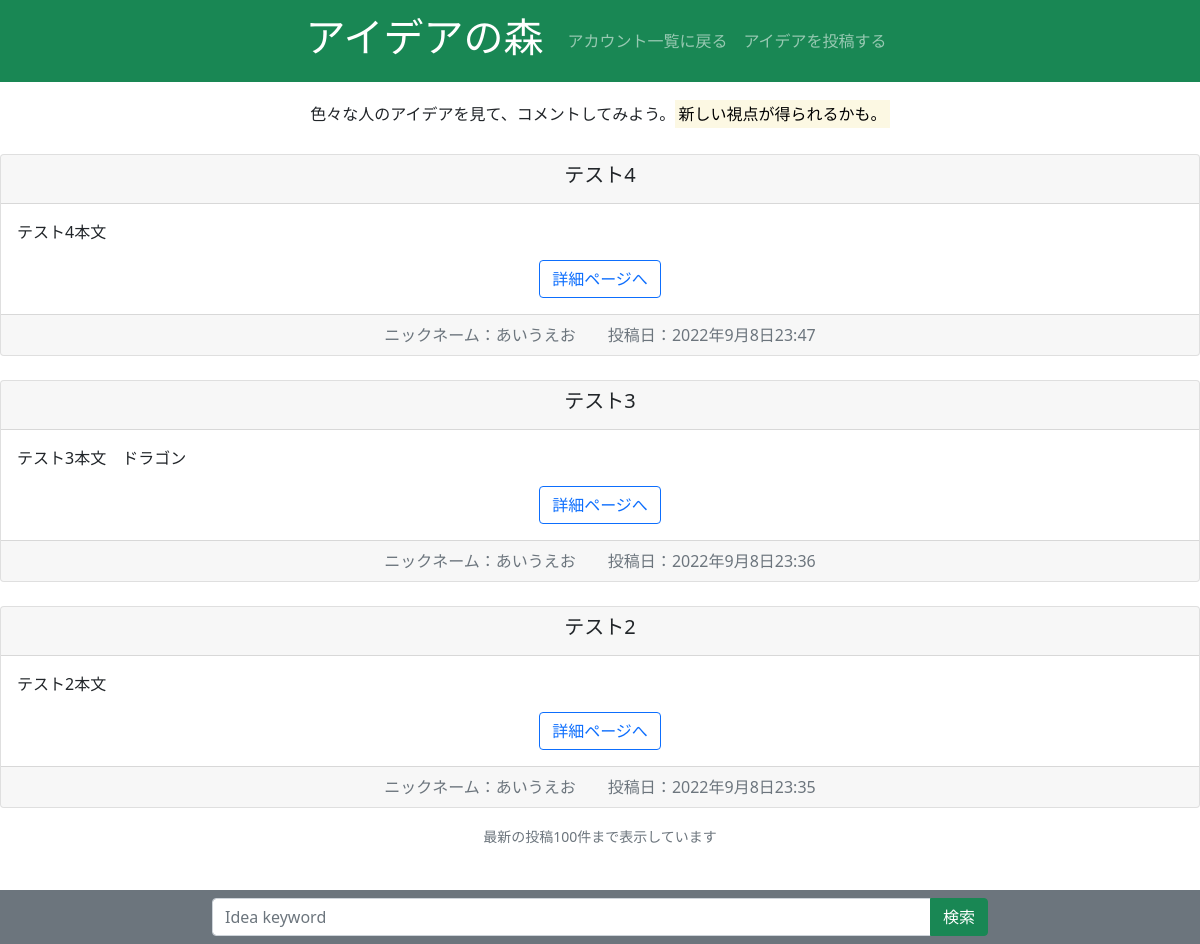
Page /idea_list/ on the earlier database version.
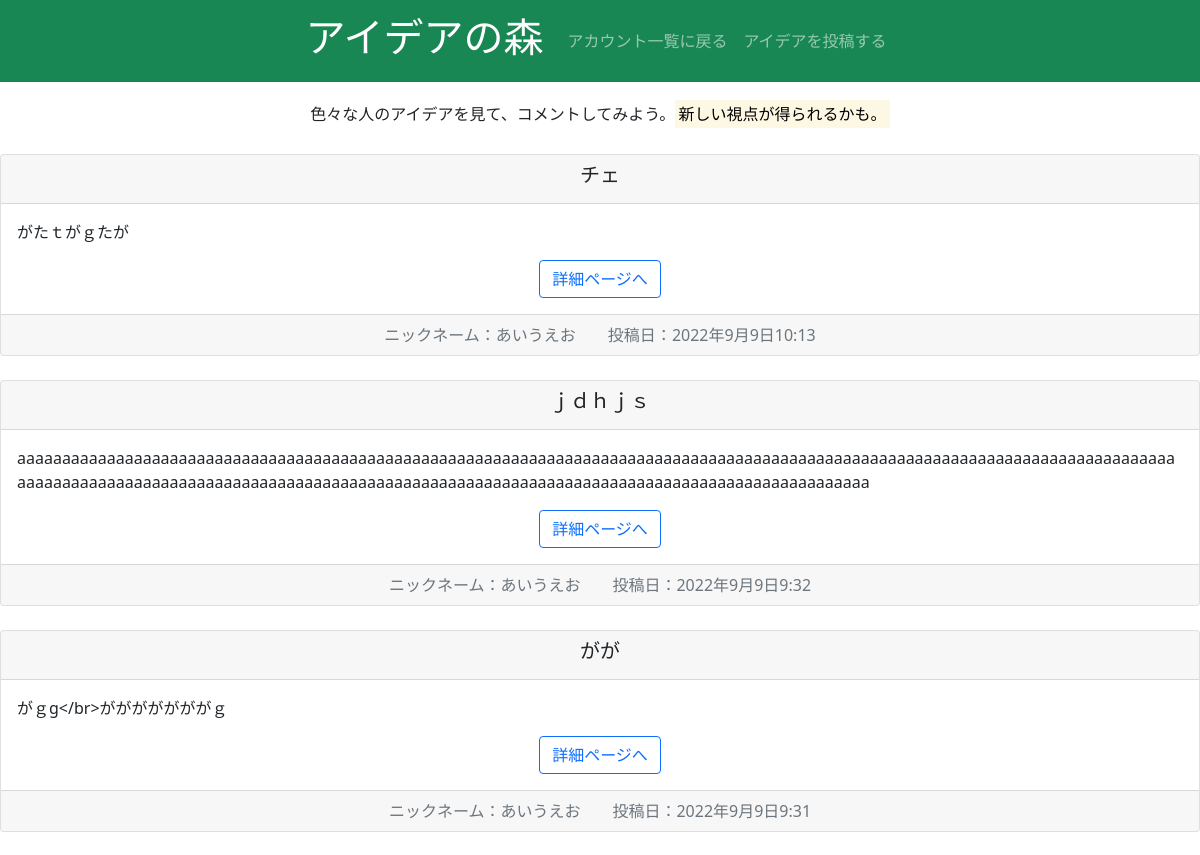
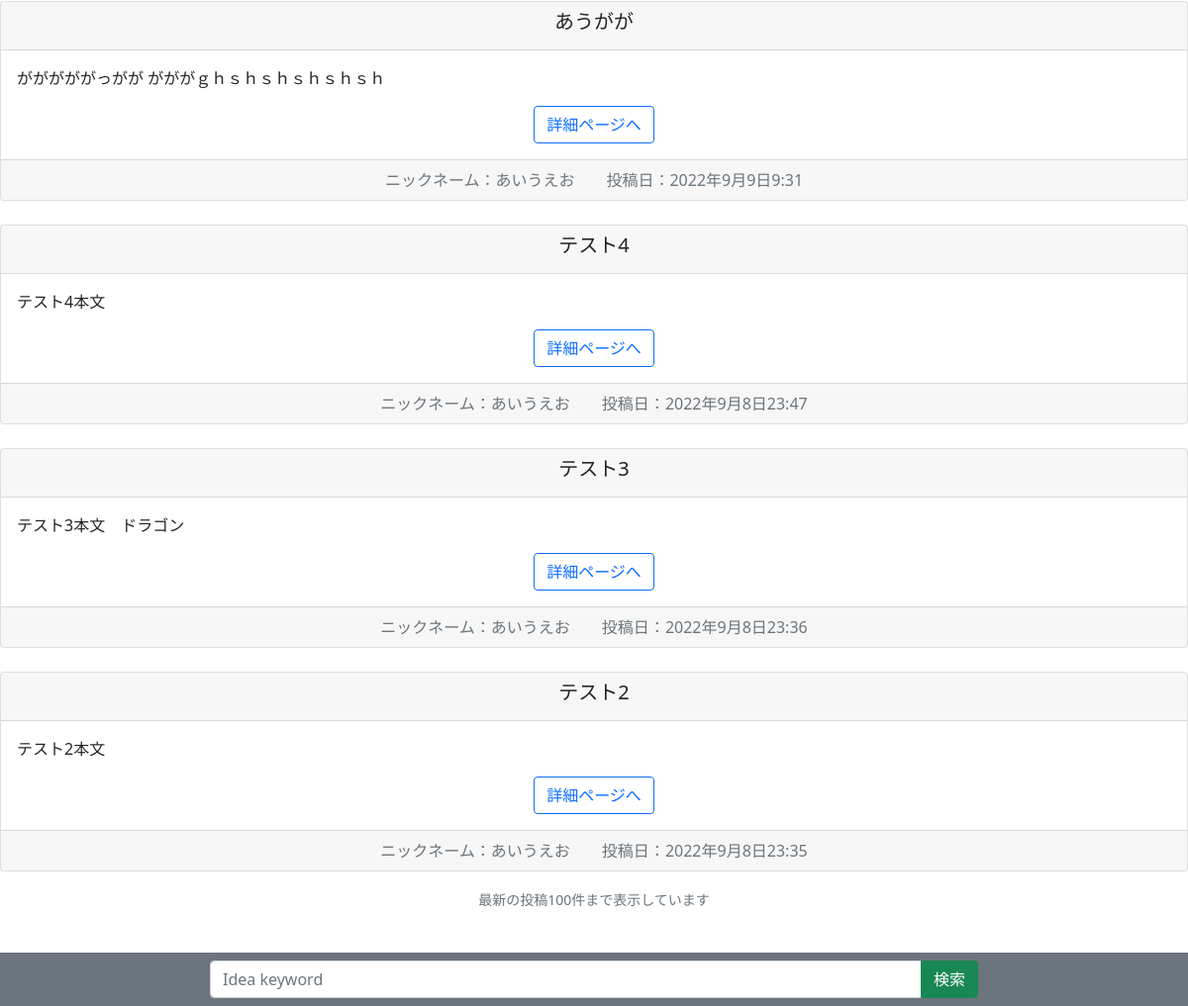
Same page on the later database version (2 pictures, top to bottom).
### dottalk/models.py (models this page shows, shortened)
class Idea(models.Model):
    title = models.CharField(max_length=128)
    text = models.TextField()
    posted_at = models.DateTimeField(auto_now_add=True)
    last_modify = models.DateTimeField(auto_now=True)
    posted_by = models.CharField(max_length=100)
    posted_by_id = models.IntegerField()

### dottalk/views.py (the view)
# urls.py: path("idea_list/",views.idea_list.as_view(),name="idea_list"),
class idea_list(ListView,LoginRequiredMixin):
    model = models.Idea
    template_name = "HTML/idea_list.html"
    def get_queryset(self):
        loginuser = models.Account.objects.get(user=self.request.user)
        q_word = self.request.GET.get('query')
        if loginuser is None:
            return redirect("Login")
        if q_word :
            object_list = models.Idea.objects.filter(
                Q(title__icontains=q_word) |
                Q(text__icontains=q_word) |
                Q(posted_by__icontains=q_word)).order_by('-posted_at')
        else:
            object_list = models.Idea.objects.all().order_by('-posted_at')
        return object_list

### dottalk/templates/HTML/idea_list.html (shortened to what this page needs)
<!DOCTYPE html>
{% load static %}
<html lang="ja">
<head>
  <link rel="stylesheet" href="{% static 'css/bootstrap.min.css' %}">
</head>
<body>
<nav class="navbar navbar-expand navbar-dark bg-success sticky-top">
  <div class="collapse navbar-collapse justify-content-center" id="navmenu1">
    <a href="#" class="navbar-brand"><h1>アイデアの森</h1></a>
    <div class="navbar-nav">
        <a class="nav-item nav-link" href="{% url 'same_users_all' %}">アカウント一覧に戻る</a>
        <a class="nav-item nav-link" href="{% url 'idea_new' %}">アイデアを投稿する</a>
    </div>
  </div>
</nav>
<div class="container-fluid bg-secondary fixed-bottom">
    <div class="row justify-content-center">
        <form action="" method="get" class="form-inline col-8 m-2">
            <div class="input-group">
                <input name="query" value="{{ request.GET.query }}"
                       type="text" class="form-control text-wrap"
                       placeholder="Idea keyword">
                <button type="submit" class="btn btn-success">検索</button>
            </div>
        </form>
    </div>
</div>
<div class="mt-3 mb-3">
    <div class="text-center">
        <h10><p class="lh-lg">
            色々な人のアイデアを見て、コメントしてみよう。<mark>新しい視点が得られるかも。</mark>
        </p></h10>
    </div>
</div>
{% for Idea in object_list|slice:":100"%}
<div class="card text-center mt-4">
  <div class="card-header">
    <h5 class="card-title">{{ Idea.title }}</h5>
  </div>
  <div class="card-body">
      <div class="text-start">
        <p class="card-text">{{ Idea.text }}</p>
      </div>
    <a class="stretched-link btn btn-outline-primary mt-3" href="{% url 'idea_detail' Idea.id %}">詳細ページへ</a>
  </div>
  <div class="card-footer text-muted">
    ニックネーム：{{ Idea.posted_by }}　　投稿日：{{ Idea.posted_at }}
  </div>
</div>
{% empty %}
<div class="mt-3 mb-4">
    <div class="text-center">
        <h5><p>検索条件に一致するアイデアはありませんでした。</p></h5>
    </div>
</div>
{% endfor %}
<div class="mt-3 mb-5 pb-5">
    <div class="text-center mb-auto">
        <small>
            <a class="text-muted text-decoration-none" href="#">
            最新の投稿100件まで表示しています
            </a>
        </small>
    </div>
</div>
</body>
</html>

Differences in the rows shown:
added Idea: title "チェ", text "がたｔがｇたが", posted_by "あいうえお", posted_at "2022年9月9日10:13"
added Idea: title "ｊｄｈｊｓ", text "aaaaaaaaaaaaaaaaaaaaaaaaaaaaaaaaaaaaaaaaaaaaaaaaaaaaaaaaaaaaaaaaaaaaaaaaaaaaaaaaaaaaaaaaaaaaaaaaaaaaaaaaaaaaaaaaaaaaaaaaaaaaaaaaaaaaaaaaaaaaaaaaaaaaaaaaaaaaaaaaaaaaaaaaaaaaaaaaaaaaaaaaaaaaaaaaaaaaaaaaaaaaaaaaaaaaaaaaaaaaaaaa", posted_by "あいうえお", posted_at "2022年9月9日9:32"
added Idea: title "がが", text "がｇg</br>がががががががｇ", posted_by "あいうえお", posted_at "2022年9月9日9:31"
added Idea: title "あうがが", text "がががががっがが がががｇｈｓｈｓｈｓｈｓｈｓｈ", posted_by "あいうえお", posted_at "2022年9月9日9:31"
